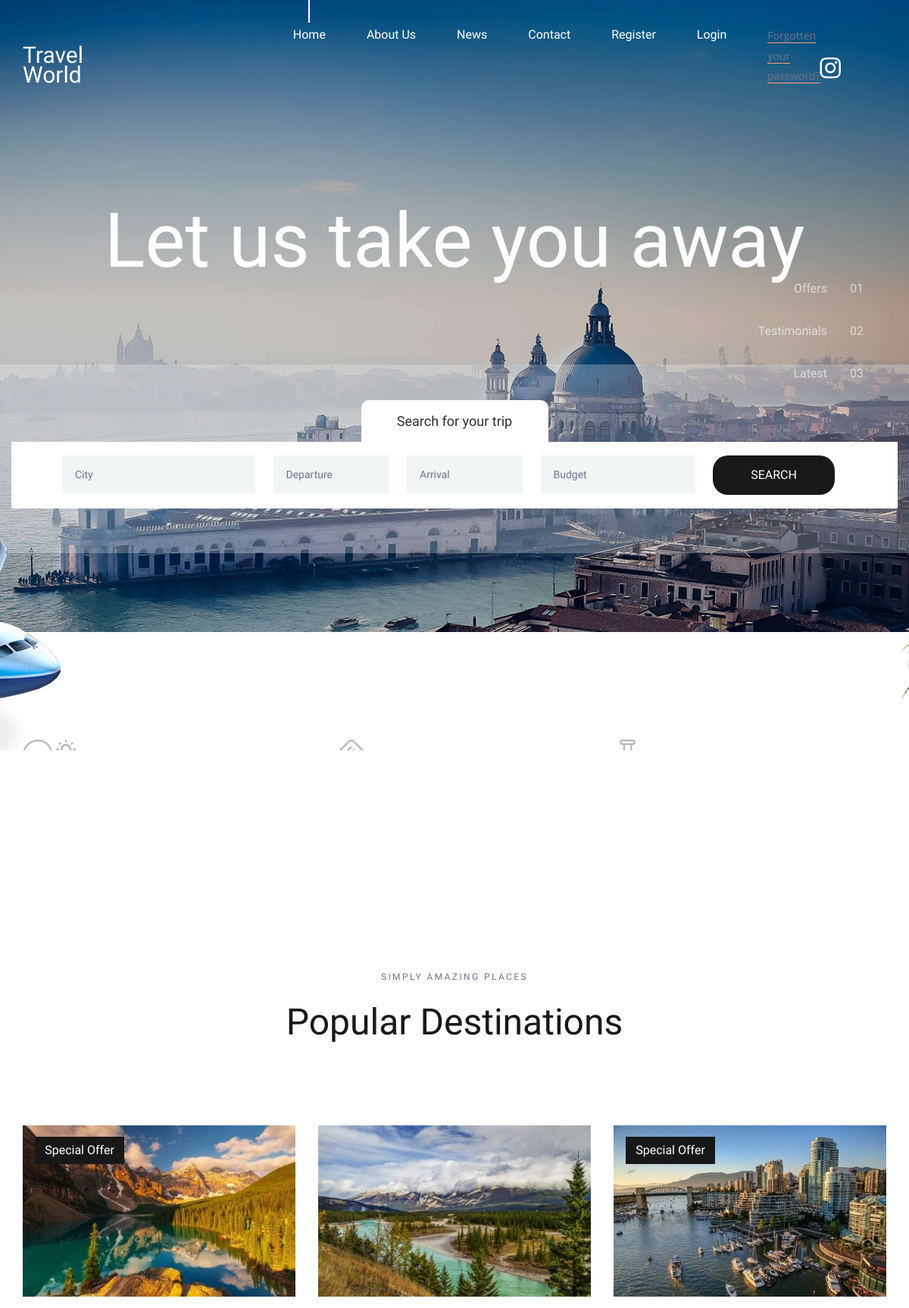
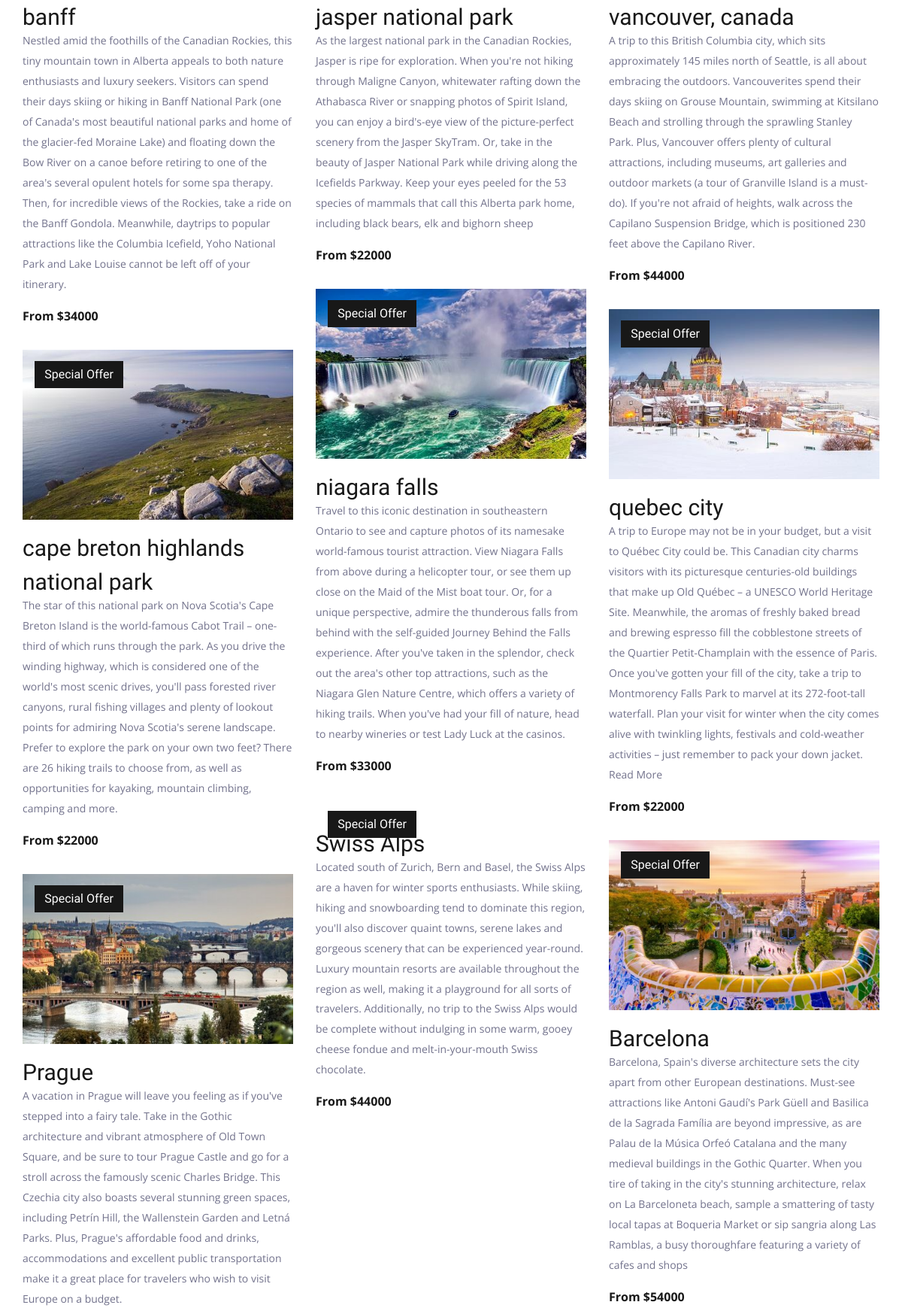
The page / (upper part) on the database its author committed (2 pictures, top to bottom).
### travello/models.py (models this page shows)
class Destination(models.Model):
    name =  models.CharField(max_length=100)
    img = models.ImageField(upload_to='pics')
    desc = models.TextField()
    price = models.IntegerField()
    offer = models.BooleanField(default=False)

### travello/views.py (the view)
# urls.py: path('', views.index, name='index')
def index(request):
    dests = Destination.objects.all()
    return render(request, 'index.html', {'dests': dests})

### templates/index.html (shortened to what this page needs)
{% load static %}
<!DOCTYPE html>
<html lang="en">
<head>
<link rel="stylesheet" type="text/css" href="{% static 'styles/bootstrap4/bootstrap.min.css' %}">
<link href="{% static 'plugins/font-awesome-4.7.0/css/font-awesome.min.css' %}" rel="stylesheet" type="text/css">
<link rel="stylesheet" type="text/css" href="{% static 'plugins/OwlCarousel2-2.2.1/owl.carousel.css' %}">
<link rel="stylesheet" type="text/css" href="{% static 'plugins/OwlCarousel2-2.2.1/owl.theme.default.css' %}">
<link rel="stylesheet" type="text/css" href="{% static 'plugins/OwlCarousel2-2.2.1/animate.css' %}">
<link rel="stylesheet" type="text/css" href="{% static 'styles/main_styles.css' %}">
<link rel="stylesheet" type="text/css" href="{% static 'styles/responsive.css' %}">
</head>
<body>
<div class="super_container">
	<header class="header">
		<div class="container">
			<div class="row">
				<div class="col">
					<div class="header_content d-flex flex-row align-items-center justify-content-start">
						<div class="header_content_inner d-flex flex-row align-items-end justify-content-start">
							<div class="logo"><a href="">Travel World</a></div>
							<nav class="main_nav">
								<ul class="d-flex flex-row align-items-start justify-content-start">
									<li class="active"><a href="">Home</a></li>
									<li><a href="accounts/about">About Us</a></li>
									<li><a href="accounts/news">News</a></li>
									<li><a href="accounts/contact">Contact</a></li>
									{% if user.is_authenticated %}
										<li><a href="accounts/logout">Logout</a></li>
									{% else %}
										<li><a href="accounts/register">Register</a></li>
										<li><a href="accounts/login">Login</a></li>
										<p><a href="{% url 'password_reset' %}">Forgotten your password?</a></p>
									{% endif %}
								</ul>
							</nav>
							{% if user.is_authenticated %}
								<div class="header_phone ml-auto">Welcome, {{user.first_name}}</div>
							{% else %}
								<div class="header_phone ml-auto">
									<a style="color: white; font-size:xx-large;" href="https://www.instagram.com/kmranrg/" target="_blank">
										<i class="fa fa-instagram" aria-hidden="false"></i>
									</a>
								</div>
							{% endif %}
						</div>
					</div>
				</div>
			</div>
		</div>
	</header>
	<div class="home">
		<div class="home_slider_container">
			<div class="owl-carousel owl-theme home_slider">
				<div class="owl-item">
					<div class="background_image" style="background-image:url({% static 'images/home_slider.jpg' %})"></div>
					<div class="home_slider_content_container">
						<div class="container">
							<div class="row">
								<div class="col">
									<div class="home_slider_content">
										<div class="home_title"><h2>Let us take you away</h2></div>
									</div>
								</div>
							</div>
						</div>
					</div>
				</div>
			</div>
			<div class="home_page_nav">
				<ul class="d-flex flex-column align-items-end justify-content-end">
					<li><a href="#" data-scroll-to="#destinations">Offers<span>01</span></a></li>
					<li><a href="#" data-scroll-to="#testimonials">Testimonials<span>02</span></a></li>
					<li><a href="#" data-scroll-to="#news">Latest<span>03</span></a></li>
				</ul>
			</div>
		</div>
	</div>
	<div class="home_search">
		<div class="container">
			<div class="row">
				<div class="col">
					<div class="home_search_container">
						<div class="home_search_title">Search for your trip</div>
						<div class="home_search_content">
							<form action="#" class="home_search_form" id="home_search_form">
								<div class="d-flex flex-lg-row flex-column align-items-start justify-content-lg-between justify-content-start">
									<input type="text" class="search_input search_input_1" placeholder="City" required="required">
									<input type="text" class="search_input search_input_2" placeholder="Departure" required="required">
									<input type="text" class="search_input search_input_3" placeholder="Arrival" required="required">
									<input type="text" class="search_input search_input_4" placeholder="Budget" required="required">
									<button class="home_search_button">search</button>
								</div>
							</form>
						</div>
					</div>
				</div>
			</div>
		</div>
	</div>
	<div class="intro">
		<div class="intro_background" style="background-image:url({% static 'images/intro.png' %})"></div>
		<div class="container">
			<div class="row">
				<div class="col">
					<div class="intro_container">
						<div class="row">
							<div class="col-lg-4 intro_col">
								<div class="intro_item d-flex flex-row align-items-end justify-content-start">
									<div class="intro_icon"><img src="{% static 'images/beach.svg' %}" alt=""></div>
									<div class="intro_content">
										<div class="intro_title">Top Destinations</div>
										<div class="intro_subtitle"><p>Nulla pretium tincidunt felis, nec.</p></div>
									</div>
								</div>
							</div>
							<div class="col-lg-4 intro_col">
								<div class="intro_item d-flex flex-row align-items-end justify-content-start">
									<div class="intro_icon"><img src="{% static 'images/wallet.svg' %}" alt=""></div>
									<div class="intro_content">
										<div class="intro_title">The Best Prices</div>
										<div class="intro_subtitle"><p>Sollicitudin mauris lobortis in.</p></div>
									</div>
								</div>
							</div>
							<div class="col-lg-4 intro_col">
								<div class="intro_item d-flex flex-row align-items-end justify-content-start">
									<div class="intro_icon"><img src="{% static 'images/suitcase.svg' %}" alt=""></div>
									<div class="intro_content">
										<div class="intro_title">Amazing Services</div>
										<div class="intro_subtitle"><p>Nulla pretium tincidunt felis, nec.</p></div>
									</div>
								</div>
							</div>
						</div>
					</div>
				</div>
			</div>
		</div>
	</div>
	<div class="destinations" id="destinations">
		<div class="container">
			<div class="row">
				<div class="col text-center">
					<div class="section_subtitle">simply amazing places</div>
					<div class="section_title"><h2>Popular Destinations</h2></div>
				</div>
			</div>
			<div class="row destinations_row">
				<div class="col">
					<div class="destinations_container item_grid">
						{% for dest in dests %}
						<div class="destination item">
							<div class="destination_image">
								<img src="{{dest.img.url}}" alt="">
								{% if dest.offer %}
								<div class="spec_offer text-center"><a href="#">Special Offer</a></div>
								{% endif %}
							</div>
							<div class="destination_content">
								<div class="destination_title"><a href="accounts/destinations">{{dest.name}}</a></div>
								<div class="destination_subtitle"><p>{{dest.desc}}</p></div>
								<div class="destination_price">From ${{dest.price}}</div>
							</div>
						</div>
						{% endfor %}
					</div>
				</div>
			</div>
		</div>
	</div>
</div>
</body>
</html>

### static/styles/responsive.css (style rules this page uses)
@media only screen and (max-width: 1480px) { .home_page_nav { right: 60px; } }

### rows shown on the page
Destination: img (picture), offer "Special Offer", name "banff", desc "Nestled amid the foothills of the Canadian Rockies, this tiny mountain town in Alberta appeals to both nature enthusiasts and luxury seekers. Visitors can spend their days skiing or hiking in Banff National Park (one of Canada's most beautiful national parks and home of the glacier-fed Moraine Lake) and floating down the Bow River on a canoe before retiring to one of the area's several opulent hotels for some spa therapy. Then, for incredible views of the Rockies, take a ride on the Banff Gondola. Meanwhile, daytrips to popular attractions like the Columbia Icefield, Yoho National Park and Lake Louise cannot be left off of your itinerary.", price "34000"
Destination: img (picture), name "jasper national park", desc "As the largest national park in the Canadian Rockies, Jasper is ripe for exploration. When you're not hiking through Maligne Canyon, whitewater rafting down the Athabasca River or snapping photos of Spirit Island, you can enjoy a bird's-eye view of the picture-perfect scenery from the Jasper SkyTram. Or, take in the beauty of Jasper National Park while driving along the Icefields Parkway. Keep your eyes peeled for the 53 species of mammals that call this Alberta park home, including black bears, elk and bighorn sheep", price "22000"
Destination: img (picture), offer "Special Offer", name "vancouver, canada", desc "A trip to this British Columbia city, which sits approximately 145 miles north of Seattle, is all about embracing the outdoors. Vancouverites spend their days skiing on Grouse Mountain, swimming at Kitsilano Beach and strolling through the sprawling Stanley Park. Plus, Vancouver offers plenty of cultural attractions, including museums, art galleries and outdoor markets (a tour of Granville Island is a must-do). If you're not afraid of heights, walk across the Capilano Suspension Bridge, which is positioned 230 feet above the Capilano River.", price "44000"
Destination: img (picture), offer "Special Offer", name "niagara falls", desc "Travel to this iconic destination in southeastern Ontario to see and capture photos of its namesake world-famous tourist attraction. View Niagara Falls from above during a helicopter tour, or see them up close on the Maid of the Mist boat tour. Or, for a unique perspective, admire the thunderous falls from behind with the self-guided Journey Behind the Falls experience. After you've taken in the splendor, check out the area's other top attractions, such as the Niagara Glen Nature Centre, which offers a variety of hiking trails. When you've had your fill of nature, head to nearby wineries or test Lady Luck at the casinos.", price "33000"
Destination: img (picture), offer "Special Offer", name "quebec city", desc "A trip to Europe may not be in your budget, but a visit to Québec City could be. This Canadian city charms visitors with its picturesque centuries-old buildings that make up Old Québec – a UNESCO World Heritage Site. Meanwhile, the aromas of freshly baked bread and brewing espresso fill the cobblestone streets of the Quartier Petit-Champlain with the essence of Paris. Once you've gotten your fill of the city, take a trip to Montmorency Falls Park to marvel at its 272-foot-tall waterfall. Plan your visit for winter when the city comes alive with twinkling lights, festivals and cold-weather activities – just remember to pack your down jacket. Read More", price "22000"
Destination: img (picture), offer "Special Offer", name "cape breton highlands national park", desc "The star of this national park on Nova Scotia's Cape Breton Island is the world-famous Cabot Trail – one-third of which runs through the park. As you drive the winding highway, which is considered one of the world's most scenic drives, you'll pass forested river canyons, rural fishing villages and plenty of lookout points for admiring Nova Scotia's serene landscape. Prefer to explore the park on your own two feet? There are 26 hiking trails to choose from, as well as opportunities for kayaking, mountain climbing, camping and more.", price "22000"
Destination: offer "Special Offer", name "Swiss Alps", desc "Located south of Zurich, Bern and Basel, the Swiss Alps are a haven for winter sports enthusiasts. While skiing, hiking and snowboarding tend to dominate this region, you'll also discover quaint towns, serene lakes and gorgeous scenery that can be experienced year-round. Luxury mountain resorts are available throughout the region as well, making it a playground for all sorts of travelers. Additionally, no trip to the Swiss Alps would be complete without indulging in some warm, gooey cheese fondue and melt-in-your-mouth Swiss chocolate.", price "44000"
Destination: img (picture), offer "Special Offer", name "Barcelona", desc "Barcelona, Spain's diverse architecture sets the city apart from other European destinations. Must-see attractions like Antoni Gaudí's Park Güell and Basilica de la Sagrada Família are beyond impressive, as are Palau de la Música Orfeó Catalana and the many medieval buildings in the Gothic Quarter. When you tire of taking in the city's stunning architecture, relax on La Barceloneta beach, sample a smattering of tasty local tapas at Boqueria Market or sip sangria along Las Ramblas, a busy thoroughfare featuring a variety of cafes and shops", price "54000"
Destination: img (picture), offer "Special Offer", name "Prague", desc "A vacation in Prague will leave you feeling as if you've stepped into a fairy tale. Take in the Gothic architecture and vibrant atmosphere of Old Town Square, and be sure to tour Prague Castle and go for a stroll across the famously scenic Charles Bridge. This Czechia city also boasts several stunning green spaces, including Petrín Hill, the Wallenstein Garden and Letná Parks. Plus, Prague's affordable food and drinks, accommodations and excellent public transportation make it a great place for travelers who wish to visit Europe on a budget."
